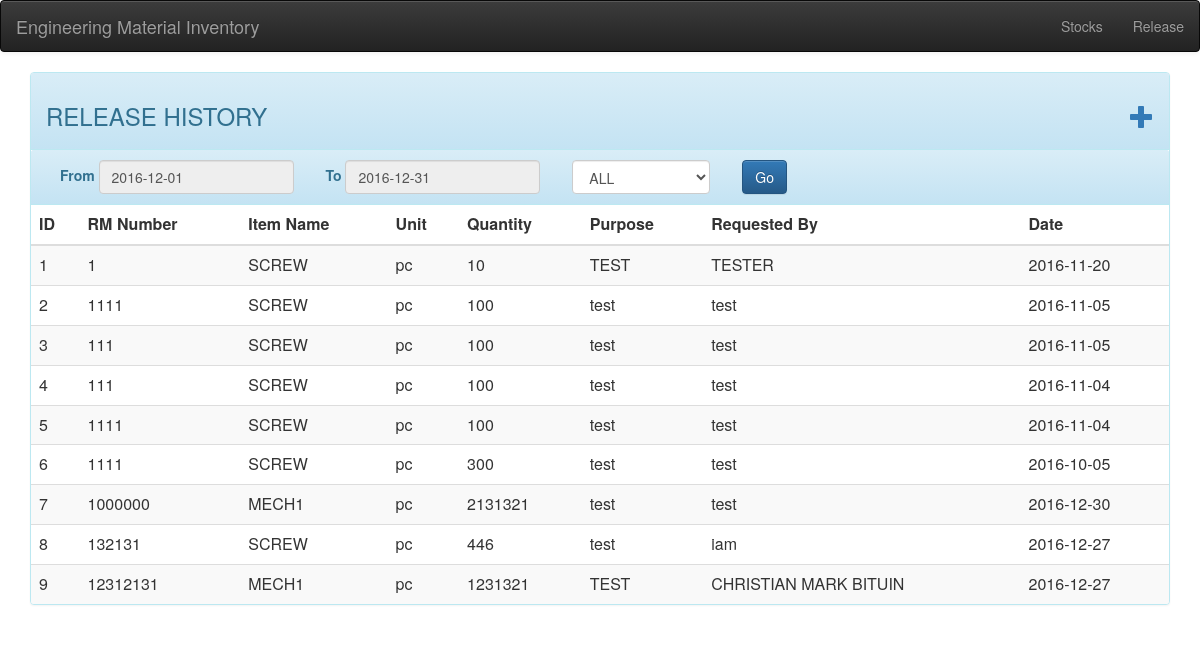
The page /index.php/release on the database its author committed.
### tables this page shows
CREATE TABLE "release" (
"id"  INTEGER PRIMARY KEY AUTOINCREMENT NOT NULL,
"item_id"  INTEGER,
"item_name"  INTEGER,
"item_category"  TEXT,
"rm_number"  INTEGER,
"unit"  TEXT,
"quantity"  INTEGER,
"purpose"  TEXT,
"requested_by"  TEXT,
"date"  BLOB
);

### application/controllers/Release.php (called while the page is built, shortened)
<?php
class Release extends CI_Controller
{
    public function __construct()
    {
        $this->load->model('release_model');
        $this->load->model('items_model');
        $this->load->model('lookup_model');
        $this->load->library('form_validation');
        $this->load->helper('form');
    }
    public function view()
    {
        $data['cats'] = $this->lookup_model->look('category');
        $data['release'] = $this->release_model->get_releases();
        $this->load->view('templates/header');
        $this->load->view('templates/nav');
        $this->load->view('pages/release',$data);
        $this->load->view('templates/footer');
    }
}

### index.php (called while the page is built, shortened)
<?php
require_once BASEPATH.'core/CodeIgniter.php';

### application/helpers/date_man_helper.php (called while the page is built, shortened)
<?php
function default_now()
{
	return explode('-',mdate('%Y-%m-%d',now()));
}
function month_default()
{
	$m = default_now();
	$s = $m[0].'-'.$m[1].'-'.'01';
	$md = days_in_month($m[1],$m[0]);
	$ed = $m[0].'-'.$m[1].'-'.$md;
	return array($s,$ed);
}

### application/models/Lookup_model.php (called while the page is built, shortened)
<?php
Class Lookup_model extends CI_Model
{
	public function look($tb_name = null)
	{
		$query = $this->db->get($tb_name);
		return $query->result_array();
	}
}

### application/models/Release_model.php (called while the page is built, shortened)
<?php
class Release_model extends CI_Model
{
    public function get_releases()
    {
        $query  = $this->db->get('release');
        return $query->result_array();
    }
}

### application/views/pages/release.php (the view, shortened to what this page needs)
<div class="panel panel-default panel-info">
    <div class="panel-heading">
        <h3>RELEASE HISTORY <a class="pull-right" class="pull-right" href="#" data-toggle="modal" data-target="#release_f_modal" role="button""><span class="glyphicon glyphicon-plus"></span></a></h3>
    </div>
    <div class="panel-heading">
        <div class="form form-inline">
            <div class="form-group">
                <label for="start">From</label>
                <input readonly name="start" type="text" class="form-control date_range" value="<?php echo month_default()[0]; ?>">
            </div>
            <div class="form-group">
                <label for="to">To</label>
                <input readonly name="end" type="text" class="form-control date_range" value="<?php echo month_default()[1]; ?>">
            </div>
            <div class="form-group">
                <select name="category" id="" class="form-control">
                    <?php foreach($cats as $c): ?>
                        <option value="<?php echo $c['name'] ?>"><?php echo $c['name']; ?></option>
                    <?php endforeach; ?>
                </select>
            </div>
            <div class="form-group">
                <input type="button" class="btn btn-primary" value="Go">
            </div>
        </div>
    </div>
    <table class="table table-striped table-hover">
        <thead>
        <tr>
            <th>ID</th>
            <th>RM Number</th>
            <th>Item Name</th>
            <th>Unit</th>
            <th>Quantity</th>
            <th>Purpose</th>
            <th>Requested By</th>
            <th>Date</th>
        </tr>
        </thead>
        <tbody>
        <?php foreach($release as $r): ?>
            <tr>
                <td><?php echo $r['id']; ?></td>
                <td><?php echo $r['rm_number']; ?></td>
                <td><?php echo $r['item_name']; ?></td>
                <td><?php echo $r['unit']; ?></td>
                <td><?php echo $r['quantity']; ?></td>
                <td><?php echo $r['purpose']; ?></td>
                <td><?php echo $r['requested_by']; ?></td>
                <td><?php echo $r['date']; ?></td>
            </tr>
        <?php endforeach; ?>
        </tbody>
    </table>
</div>

### static/css/main.css (style rules this page uses)
.form-group { margin-left: 1em; margin-right: 1em; }

### rows shown on the page
release: id "1", rm_number "1", item_name "SCREW", unit "pc", quantity "10", purpose "TEST", requested_by "TESTER", date "2016-11-20"
release: id "2", rm_number "1111", item_name "SCREW", unit "pc", quantity "100", purpose "test", requested_by "test", date "2016-11-05"
release: id "3", rm_number "111", item_name "SCREW", unit "pc", quantity "100", purpose "test", requested_by "test", date "2016-11-05"
release: id "4", rm_number "111", item_name "SCREW", unit "pc", quantity "100", purpose "test", requested_by "test", date "2016-11-04"
release: id "5", rm_number "1111", item_name "SCREW", unit "pc", quantity "100", purpose "test", requested_by "test", date "2016-11-04"
release: id "6", rm_number "1111", item_name "SCREW", unit "pc", quantity "300", purpose "test", requested_by "test", date "2016-10-05"
release: id "7", rm_number "1000000", item_name "MECH1", unit "pc", quantity "2131321", purpose "test", requested_by "test", date "2016-12-30"
release: id "8", rm_number "132131", item_name "SCREW", unit "pc", quantity "446", purpose "test", requested_by "iam", date "2016-12-27"
release: id "9", rm_number "12312131", item_name "MECH1", unit "pc", quantity "1231321", purpose "TEST", requested_by "CHRISTIAN MARK BITUIN", date "2016-12-27"

### other values the page prints
form field category "ALL"
